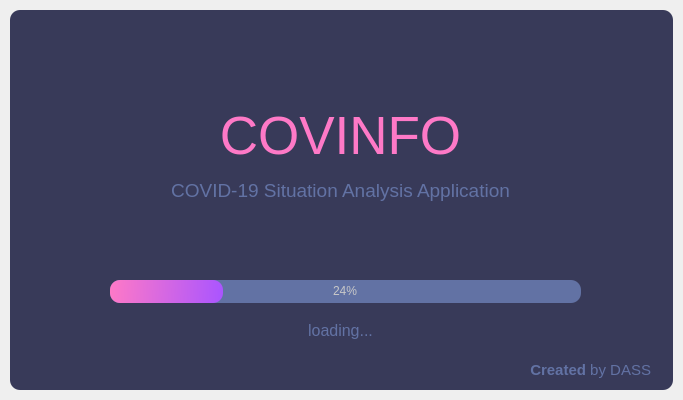
<?xml version="1.0" encoding="UTF-8"?>
<ui version="4.0">
 <class>SplashScreen</class>
 <widget class="QMainWindow" name="SplashScreen">
  <property name="geometry">
   <rect>
    <x>0</x>
    <y>0</y>
    <width>683</width>
    <height>400</height>
   </rect>
  </property>
  <property name="windowTitle">
   <string>COVID-19  Situation Analysis Application</string>
  </property>
  <property name="styleSheet">
   <string notr="true"/>
  </property>
  <widget class="QWidget" name="centralwidget">
   <layout class="QVBoxLayout" name="verticalLayout">
    <property name="leftMargin">
     <number>10</number>
    </property>
    <property name="topMargin">
     <number>10</number>
    </property>
    <property name="rightMargin">
     <number>10</number>
    </property>
    <property name="bottomMargin">
     <number>10</number>
    </property>
    <item>
     <widget class="QFrame" name="dropShadowFrame">
      <property name="styleSheet">
       <string notr="true">QFrame{
	background-color: rgb(56, 58, 89);
	color: rgb(220, 220, 220);
	border-radius: 10px;
}</string>
      </property>
      <property name="frameShape">
       <enum>QFrame::StyledPanel</enum>
      </property>
      <property name="frameShadow">
       <enum>QFrame::Raised</enum>
      </property>
      <widget class="QLabel" name="label_title">
       <property name="geometry">
        <rect>
         <x>0</x>
         <y>90</y>
         <width>661</width>
         <height>71</height>
        </rect>
       </property>
       <property name="font">
        <font>
         <pointsize>40</pointsize>
        </font>
       </property>
       <property name="styleSheet">
        <string notr="true">color: rgb(254, 121, 199);</string>
       </property>
       <property name="text">
        <string>COVINFO</string>
       </property>
       <property name="alignment">
        <set>Qt::AlignCenter</set>
       </property>
      </widget>
      <widget class="QLabel" name="label_description">
       <property name="geometry">
        <rect>
         <x>0</x>
         <y>160</y>
         <width>661</width>
         <height>41</height>
        </rect>
       </property>
       <property name="font">
        <font>
         <pointsize>14</pointsize>
        </font>
       </property>
       <property name="styleSheet">
        <string notr="true">color: rgb(98, 114, 164);</string>
       </property>
       <property name="text">
        <string>COVID-19 Situation Analysis Application</string>
       </property>
       <property name="alignment">
        <set>Qt::AlignCenter</set>
       </property>
      </widget>
      <widget class="QProgressBar" name="progressBar">
       <property name="geometry">
        <rect>
         <x>100</x>
         <y>270</y>
         <width>471</width>
         <height>23</height>
        </rect>
       </property>
       <property name="styleSheet">
        <string notr="true">QProgressBar{
	background-color: rgb(98, 114, 164);
	color: rgb(200, 200, 200);
	border-style: none;
	border-radius: 10px;
	text-align: center;
}

QProgressBar::chunk{
	border-radius: 10px;
	background-color: qlineargradient(spread:pad, x1:0, y1:0.511364, x2:1, y2:0.523, stop:0 rgba(254, 121, 199, 255), stop:1 rgba(170, 85, 255, 255));
}</string>
       </property>
       <property name="value">
        <number>24</number>
       </property>
      </widget>
      <widget class="QLabel" name="label_3">
       <property name="geometry">
        <rect>
         <x>0</x>
         <y>310</y>
         <width>661</width>
         <height>21</height>
        </rect>
       </property>
       <property name="font">
        <font>
         <pointsize>12</pointsize>
        </font>
       </property>
       <property name="styleSheet">
        <string notr="true">color: rgb(98, 114, 164);</string>
       </property>
       <property name="text">
        <string>loading...</string>
       </property>
       <property name="alignment">
        <set>Qt::AlignCenter</set>
       </property>
      </widget>
      <widget class="QLabel" name="label_credits">
       <property name="geometry">
        <rect>
         <x>0</x>
         <y>350</y>
         <width>641</width>
         <height>21</height>
        </rect>
       </property>
       <property name="font">
        <font>
         <pointsize>11</pointsize>
        </font>
       </property>
       <property name="styleSheet">
        <string notr="true">color: rgb(98, 114, 164);</string>
       </property>
       <property name="text">
        <string>&lt;html&gt;&lt;head/&gt;&lt;body&gt;&lt;p&gt;&lt;span style=&quot; font-weight:600;&quot;&gt;Created&lt;/span&gt; by DASS&lt;/p&gt;&lt;/body&gt;&lt;/html&gt;</string>
       </property>
       <property name="alignment">
        <set>Qt::AlignRight|Qt::AlignTrailing|Qt::AlignVCenter</set>
       </property>
      </widget>
     </widget>
    </item>
   </layout>
  </widget>
 </widget>
 <resources/>
 <connections/>
</ui>
